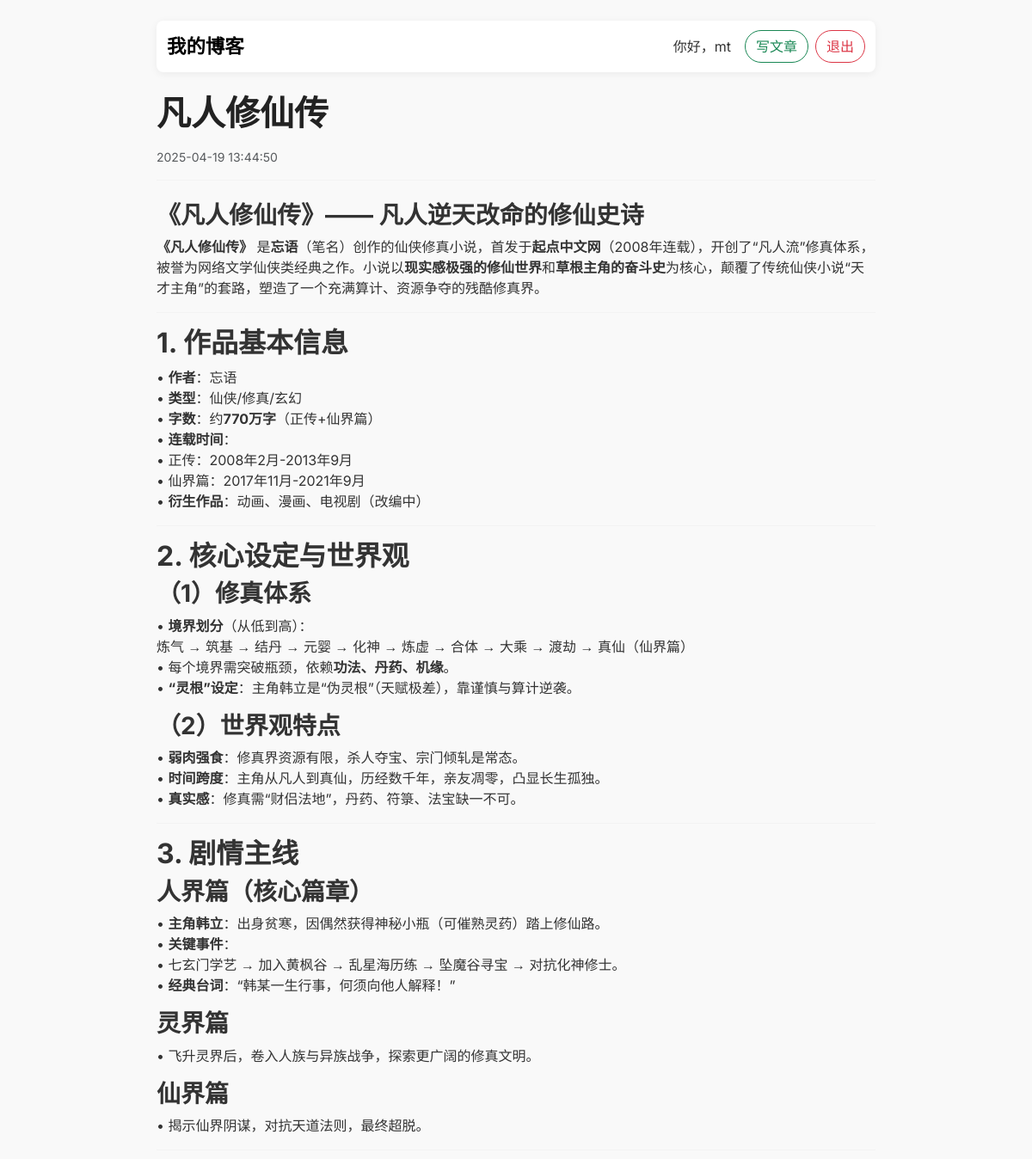
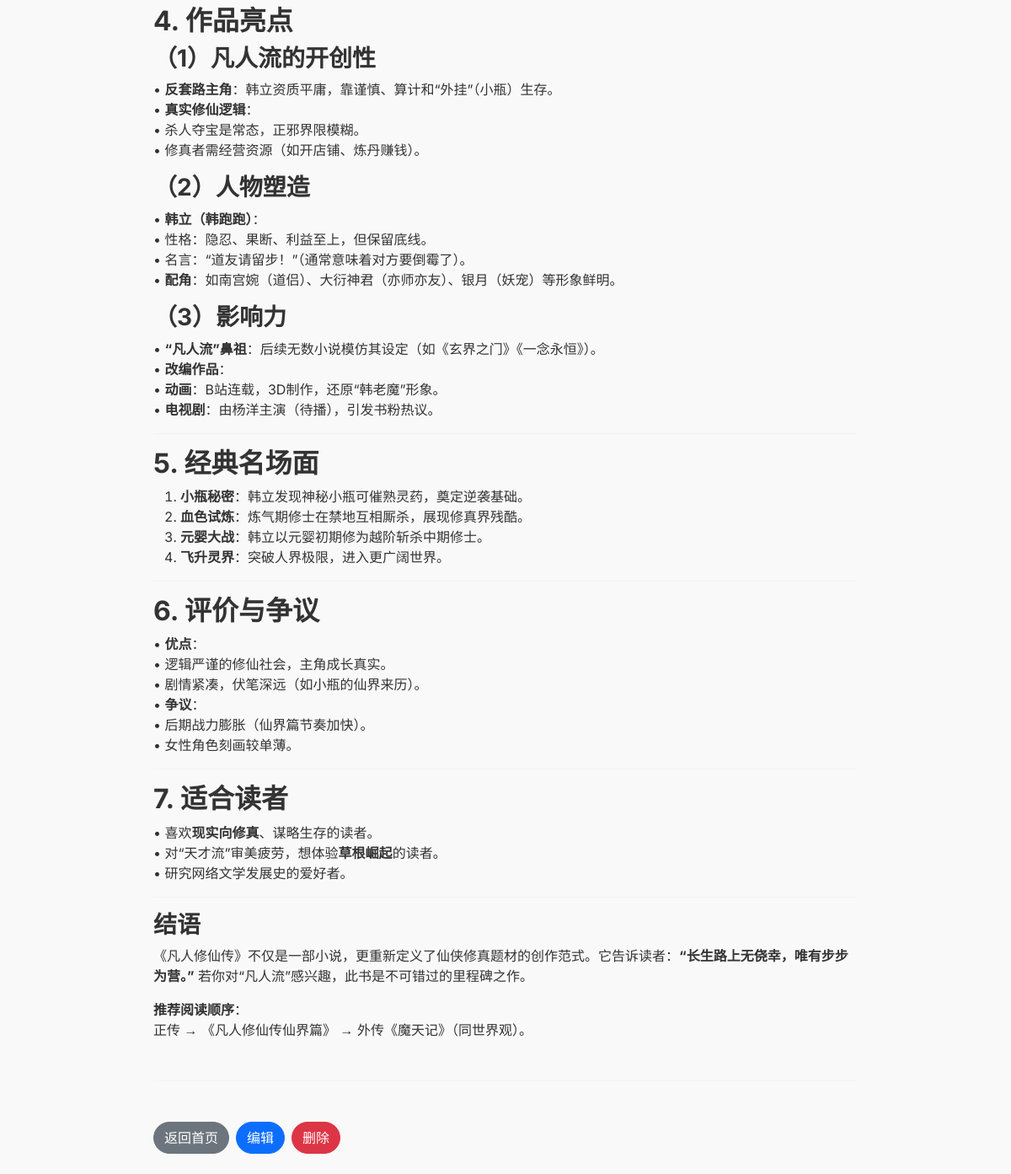
The app's page /post/1 (signed in) with its own data (2 pictures, top to bottom).
### models.py (models this page shows, shortened)
class User(db.Model, UserMixin):
    id = db.Column(db.Integer, primary_key=True)
    username = db.Column(db.String(64), unique=True, nullable=False)
    password_hash = db.Column(db.String(128), nullable=False)
    posts = db.relationship('Post', backref='author', lazy=True)

class Post(db.Model):
    id = db.Column(db.Integer, primary_key=True)
    title = db.Column(db.String(100), nullable=False)
    content = db.Column(db.Text, nullable=False)
    created_at = db.Column(db.DateTime, default=datetime.utcnow)
    user_id = db.Column(db.Integer, db.ForeignKey('user.id'))

### app.py (the view)
@app.route('/post/<int:post_id>')
def post_detail(post_id):
    post = Post.query.get(post_id)
    if post is None:
        abort(404)
    content_html = markdown.markdown(post.content, extensions=['fenced_code', 'codehilite'])
    return render_template('post_detail.html', post=post, content_html=content_html)

### app.py (called while the page is built)
@login_manager.user_loader
def load_user(user_id):
    return User.query.get(int(user_id))

### templates/post_detail.html (shortened to what this page needs)
<!DOCTYPE html>
<html lang="zh">
<head>
    <link href="https://cdn.jsdelivr.net/npm/bootstrap@5.3.0/dist/css/bootstrap.min.css" rel="stylesheet">
</head>
<body class="container py-4">
    <nav class="navbar navbar-expand-lg navbar-light mb-4 rounded-3">
        <div class="container-fluid">
            <a class="navbar-brand" href="{{ url_for('index') }}">我的博客</a>
            <div class="d-flex align-items-center ms-auto">
                {% if current_user.is_authenticated %}
                <span class="me-3">你好，{{ current_user.username }}</span>
                <a href="{{ url_for('create') }}" class="btn btn-outline-success me-2">写文章</a>
                <a href="{{ url_for('logout') }}" class="btn btn-outline-danger">退出</a>
                {% else %}
                <a href="{{ url_for('login') }}" class="btn btn-outline-primary me-2">登录</a>
                <a href="{{ url_for('register') }}" class="btn btn-outline-secondary">注册</a>
                {% endif %}
            </div>
        </div>
    </nav>
    <h1 class="mb-3">{{ post.title }}</h1>
    <p class="text-muted small">{{ post.created_at.strftime('%Y-%m-%d %H:%M:%S') }}</p>
    <hr>
    <div class="mt-4">
        {{ content_html | safe }}
    </div>
    <hr class="my-5">
    <div class="d-flex flex-wrap gap-2">
        <a href="{{ url_for('index') }}" class="btn btn-secondary">返回首页</a>
        <a href="{{ url_for('edit', post_id=post.id) }}" class="btn btn-primary">编辑</a>
        <form action="{{ url_for('delete', post_id=post.id) }}" method="POST" class="d-inline"
            onsubmit="return confirm('确定要删除这篇文章吗？');">
            <button type="submit" class="btn btn-danger">删除</button>
        </form>
    </div>
</body>
</html>

### templates/post_detail.html (style rules this page uses)
body { font-family: 'Inter', sans-serif; background-color: #f9f9f9; color: #333; }
.container { max-width: 860px; }
.navbar { background-color: #ffffff !important; box-shadow: 0 2px 10px rgba(0, 0, 0, 0.06); }
.navbar-brand { font-weight: 700; font-size: 1.4rem; }
h1 { font-weight: 700; color: #222; }
.btn { border-radius: 999px; }
hr { border-top: 1px solid #e0e0e0; }

### records on screen
User: username "mt"
Post: title "凡人修仙传", created_at "2025-04-19 13:44:50"
